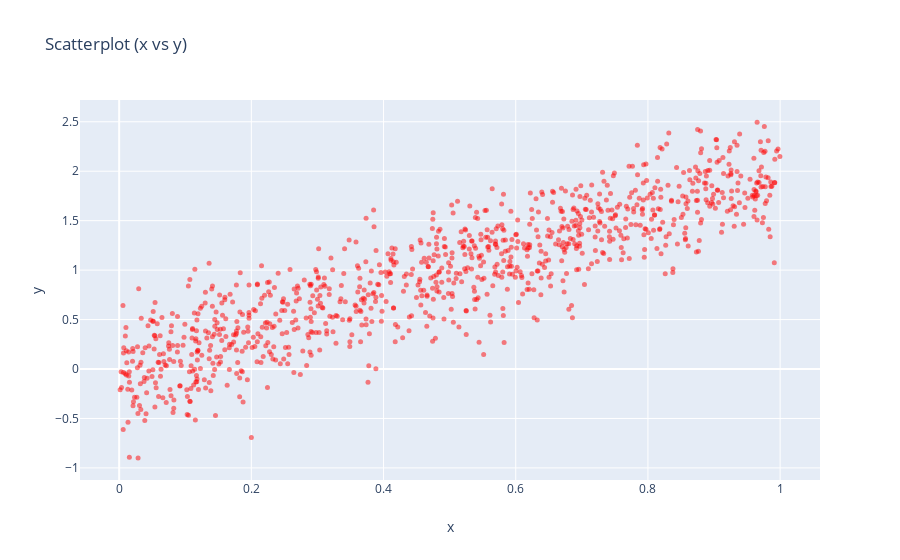

Notebook cell for this chart:
### Markdown cell above
### 3.1
Disegnare lo scatterplot tra le variabili **costo della vita** e **tasso di inquinamento**. Guardando il grafico appena generato, le due variabili sono tra loro correlate? Sempre guardando il grafico, sapete già dire se il coefficiente di correlazione sarà positivo, negativo, o circa nullo?

### Code cell
# Hint per generare uno scatter plot

xData = np.random.rand(1000)
yData = 2*xData + 0.3*np.random.randn(1000)

trace = go.Scatter(x = xData, y = yData,  
                   mode = 'markers', 
                   marker = {'color': 'rgb(255,0,0)', 'size': 5, 'symbol': 'circle', 'opacity': 0.5}) 

layout = go.Layout( title = 'Scatterplot (x vs y)',
                    xaxis = {'title': 'x'},
                    yaxis = {'title': 'y'})
fig = go.Figure(data = [trace], layout = layout)
py.iplot(fig)

### Figure 1 — Plotly figure (JSON) as saved in the notebook; plotly's stock layout.template omitted (floating-point values rounded to 4 significant figures; data arrays with more than 128 entries replaced by an {"elided": "..."} marker saying what was removed)
{"data": [{"marker": {"color": "rgb(255,0,0)", "opacity": 0.5, "size": 5, "symbol": "circle"}, "mode": "markers", "type": "scatter", "x": {"elided": "1000 float values"}, "y": {"elided": "1000 float values"}}], "layout": {"title": {"text": "Scatterplot (x vs y)"}, "xaxis": {"title": {"text": "x"}}, "yaxis": {"title": {"text": "y"}}}}
